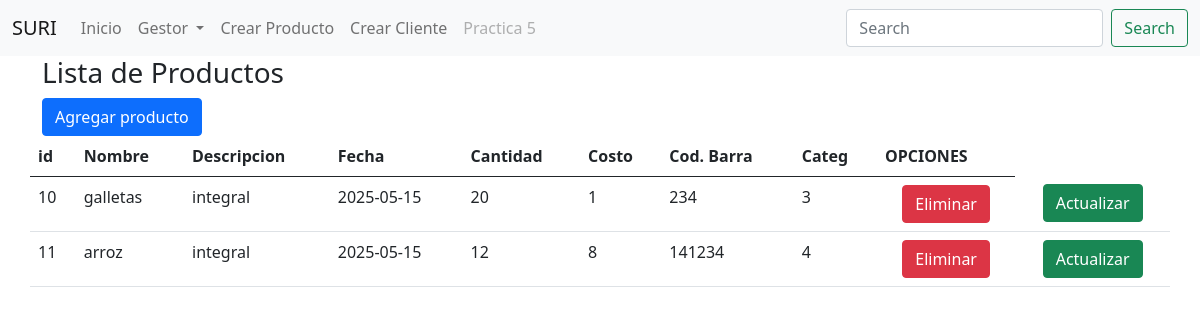
The app's page /vistas/listaProducto.php with its own data.
### tables this page shows
CREATE TABLE `producto` (
  `Id_Producto` int(10) NOT NULL,
  `Nombre` varchar(20) NOT NULL,
  `Descripción` varchar(50) NOT NULL,
  `Fecha_Registro` date NOT NULL,
  `Cantidad` int(10) NOT NULL,
  `Costo_Unitario` int(10) NOT NULL,
  `Codigo_Barra` text NOT NULL,
  `id_Categoria` int(10) NOT NULL
);

### vistas/listaProducto.php (the view, shortened to what this page needs)
<!DOCTYPE html>
<html lang="en">
<head>
</head>
<body>
<?php
    include "menu.php";
?>
<DIV class="container">
    <h3>Lista de Productos</h3>
 <button type="button" class="btn btn-primary" data-bs-toggle="modal" data-bs-target="#exampleModal">
  Agregar producto
</button>
<div class="row">
    <table class="table">
        <thead>
        <tr>
        <th>id</th>
        <th>Nombre</th>
        <th>Descripcion</th>
        <th>Fecha</th>
        <th>Cantidad</th>
        <th>Costo</th>
        <th>Cod. Barra</th>
        <th>Categ</th>
        <th>OPCIONES</th>
    </tr>
        </thead>
    <tbody>
        <?php
            include('../modelos/conexion.php');
            $query="SELECT `Id_Producto`, `Nombre`, `Descripción`, `Fecha_Registro`, `Cantidad`, `Costo_Unitario`, `Codigo_Barra`,`id_Categoria` FROM `producto`";
            $res=$conexion->query($query);
          while($row=$res->fetch_assoc())
          {
            ?>
            <tr>
            <td><?php echo $row['Id_Producto']; ?></td>
            <td><?php echo $row['Nombre']; ?></td>
            <td><?php echo $row['Descripción']; ?></td>
            <td><?php echo $row['Fecha_Registro']; ?></td>
            <td><?php echo $row['Cantidad']; ?></td>
            <td><?php echo $row['Costo_Unitario']; ?></td>
            <td><?php echo $row['Codigo_Barra']; ?></td>
            <td><?php echo $row['id_Categoria']; ?></td>
           <td class="text-center">
                <a class="btn btn-danger" href="../controladores/eliminarProducto.php?ide=<?php echo $row['Id_Producto'];?>"
                class="btn btn-xs btn-danger" data-toggle="tooltip" title="Eliminar">
                    <span class="fas fa-trash"> Eliminar</span>
                </a>
            </td>
            <td class="text-center">
                <a class="btn btn-success" href="../vistas/editarFrmProducto.php?ide=<?php echo $row['Id_Producto'];?>" class="btn btn-xs btn-danger" data-toggle="tooltip" title="Actualizar">
                <span class="fas fa-trash">Actualizar</span>
                </a>
            </td>
            </tr>
        <?php
          }
        ?>
    </tbody>
    </table>
</div>
</DIV>
</body>
</html>

### vistas/menu.php (shortened to what this page needs)
<!DOCTYPE html>
<html lang="en">
<head>
   <?php
     include "referencias.php";
   ?>
</head>
<body>
<nav class="navbar navbar-expand-lg navbar-light bg-light">
        <div class="container-fluid">
          <a class="navbar-brand" href="Inicio.html">SURI</a>
          <div class="collapse navbar-collapse" id="navbarSupportedContent">
            <ul class="navbar-nav me-auto mb-2 mb-lg-0">
              <li class="nav-item">
                <a class="nav-link" href="index.php">Inicio</a>
              </li>
              <li class="nav-item dropdown">
                <a class="nav-link dropdown-toggle" href="#" id="navbarDropdown" role="button" data-bs-toggle="dropdown" aria-expanded="false">
                  Gestor
                </a>
              </li>
              <li class="nav-item">
                <a class="nav-link" href="crearProducto.php" tabindex="-1" aria-disabled="true">Crear Producto</a>
              </li>
              <li class="nav-item">
                <a class="nav-link" href="crearCliente.php" tabindex="-1" aria-disabled="true">Crear Cliente</a>
              </li>
              <li class="nav-item">
                <a class="nav-link disabled" href="practica5.html" tabindex="-1" aria-disabled="true">Practica 5</a>
              </li>
            </ul>
            <form class="d-flex">
              <input class="form-control me-2" type="search" placeholder="Search" aria-label="Search">
              <button class="btn btn-outline-success" type="submit">Search</button>
            </form>
          </div>
        </div>
      </nav>
</body>
</html>

### vistas/referencias.php (shortened to what this page needs)
<link rel="stylesheet" href="css/bootstrap.css">
    <link rel="stylesheet" href="css/bootstrap.min.css">
    <link rel="stylesheet" href="https://cdn.datatables.net/2.2.2/css/dataTables.dataTables.css" />

### records on screen
producto: Id_Producto "10", Nombre "galletas", Descripción "integral", Fecha_Registro "2025-05-15", Cantidad "20", Costo_Unitario "1", Codigo_Barra "234", id_Categoria "3"
producto: Id_Producto "11", Nombre "arroz", Descripción "integral", Fecha_Registro "2025-05-15", Cantidad "12", Costo_Unitario "8", Codigo_Barra "141234", id_Categoria "4"
